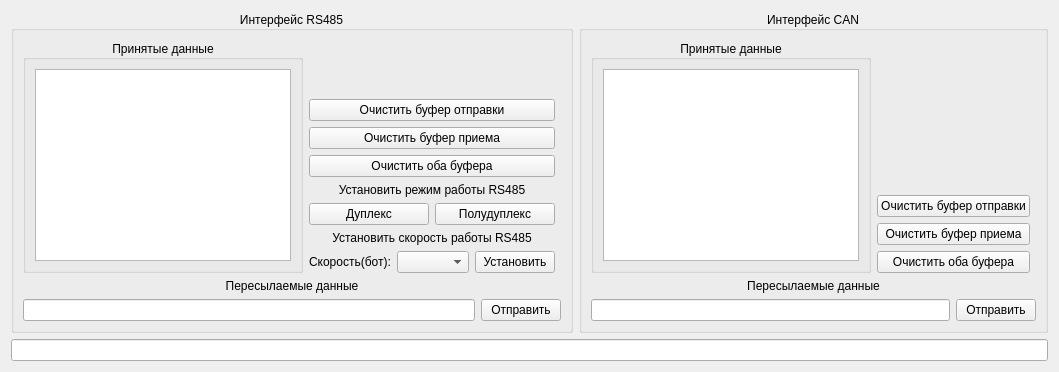
      <widget class="QWidget" name="tab_6">
       <attribute name="title">
        <string>Технологический</string>
       </attribute>
       <layout class="QGridLayout" name="gridLayout_31">
        <item row="0" column="0">
         <widget class="QGroupBox" name="groupBox_20">
          <property name="title">
           <string>Интерфейс RS485</string>
          </property>
          <property name="alignment">
           <set>Qt::AlignCenter</set>
          </property>
          <layout class="QGridLayout" name="gridLayout_32">
           <item row="4" column="0" colspan="3">
            <layout class="QGridLayout" name="gridLayout_23">
             <item row="1" column="0">
              <widget class="QLineEdit" name="str_tech"/>
             </item>
             <item row="1" column="1">
              <widget class="QPushButton" name="pushButton_send_tech">
               <property name="text">
                <string>Отправить</string>
               </property>
              </widget>
             </item>
             <item row="0" column="0" colspan="2">
              <widget class="QLabel" name="label_121">
               <property name="text">
                <string>Пересылаемые данные</string>
               </property>
               <property name="alignment">
                <set>Qt::AlignCenter</set>
               </property>
              </widget>
             </item>
            </layout>
           </item>
           <item row="0" column="0" rowspan="4">
            <widget class="QGroupBox" name="groupBox_19">
             <property name="title">
              <string>Принятые данные</string>
             </property>
             <property name="alignment">
              <set>Qt::AlignCenter</set>
             </property>
             <layout class="QGridLayout" name="gridLayout_34">
              <item row="0" column="0">
               <widget class="QTextEdit" name="tech_buf"/>
              </item>
             </layout>
            </widget>
           </item>
           <item row="0" column="1">
            <spacer name="verticalSpacer_10">
             <property name="orientation">
              <enum>Qt::Vertical</enum>
             </property>
             <property name="sizeHint" stdset="0">
              <size>
               <width>20</width>
               <height>40</height>
              </size>
             </property>
            </spacer>
           </item>
           <item row="2" column="1">
            <layout class="QGridLayout" name="gridLayout_18">
             <item row="0" column="0" colspan="2">
              <widget class="QLabel" name="label_120">
               <property name="text">
                <string>Установить режим работы RS485</string>
               </property>
               <property name="alignment">
                <set>Qt::AlignCenter</set>
               </property>
              </widget>
             </item>
             <item row="1" column="0">
              <widget class="QPushButton" name="pushButton_tech_fd">
               <property name="text">
                <string>Дуплекс</string>
               </property>
              </widget>
             </item>
             <item row="1" column="1">
              <widget class="QPushButton" name="pushButton_tech_hd">
               <property name="text">
                <string>Полудуплекс</string>
               </property>
              </widget>
             </item>
            </layout>
           </item>
           <item row="1" column="1">
            <layout class="QGridLayout" name="gridLayout_24">
             <item row="1" column="0">
              <widget class="QPushButton" name="tech_clear_in_3">
               <property name="text">
                <string>Очистить буфер приема</string>
               </property>
              </widget>
             </item>
             <item row="0" column="0">
              <widget class="QPushButton" name="tech_clear_out_3">
               <property name="text">
                <string>Очистить буфер отправки</string>
               </property>
              </widget>
             </item>
             <item row="2" column="0">
              <widget class="QPushButton" name="tech_clear_buf_3">
               <property name="text">
                <string>Очистить оба буфера</string>
               </property>
              </widget>
             </item>
            </layout>
           </item>
           <item row="3" column="1">
            <layout class="QGridLayout" name="gridLayout_17">
             <item row="0" column="0" colspan="3">
              <widget class="QLabel" name="label_119">
               <property name="text">
                <string>Установить скорость работы RS485</string>
               </property>
               <property name="alignment">
                <set>Qt::AlignCenter</set>
               </property>
              </widget>
             </item>
             <item row="1" column="0">
              <widget class="QLabel" name="baudRateLabel_3">
               <property name="text">
                <string>Скорость(бот):</string>
               </property>
              </widget>
             </item>
             <item row="1" column="1">
              <widget class="QComboBox" name="baudRateBox_tech"/>
             </item>
             <item row="1" column="2">
              <widget class="QPushButton" name="tech_set_speed">
               <property name="text">
                <string>Установить</string>
               </property>
              </widget>
             </item>
            </layout>
           </item>
          </layout>
         </widget>
        </item>
        <item row="0" column="1">
         <widget class="QGroupBox" name="groupBox_21">
          <property name="title">
           <string>Интерфейс CAN</string>
          </property>
          <property name="alignment">
           <set>Qt::AlignCenter</set>
          </property>
          <layout class="QGridLayout" name="gridLayout_33">
           <item row="0" column="0" rowspan="2">
            <widget class="QGroupBox" name="groupBox_22">
             <property name="title">
              <string>Принятые данные</string>
             </property>
             <property name="alignment">
              <set>Qt::AlignCenter</set>
             </property>
             <layout class="QGridLayout" name="gridLayout_35">
              <item row="0" column="0">
               <widget class="QTextEdit" name="tech_buf_2"/>
              </item>
             </layout>
            </widget>
           </item>
           <item row="0" column="1">
            <spacer name="verticalSpacer_7">
             <property name="orientation">
              <enum>Qt::Vertical</enum>
             </property>
             <property name="sizeHint" stdset="0">
              <size>
               <width>20</width>
               <height>40</height>
              </size>
             </property>
            </spacer>
           </item>
           <item row="3" column="0" colspan="3">
            <layout class="QGridLayout" name="gridLayout_27">
             <item row="1" column="0">
              <widget class="QLineEdit" name="str_tech_2"/>
             </item>
             <item row="1" column="1">
              <widget class="QPushButton" name="pushButton_send_tech_2">
               <property name="text">
                <string>Отправить</string>
               </property>
              </widget>
             </item>
             <item row="0" column="0" colspan="2">
              <widget class="QLabel" name="label_125">
               <property name="text">
                <string>Пересылаемые данные</string>
               </property>
               <property name="alignment">
                <set>Qt::AlignCenter</set>
               </property>
              </widget>
             </item>
            </layout>
           </item>
           <item row="1" column="1">
            <layout class="QGridLayout" name="gridLayout_28">
             <item row="4" column="0">
              <widget class="QPushButton" name="tech_clear_buf_4">
               <property name="text">
                <string>Очистить оба буфера</string>
               </property>
              </widget>
             </item>
             <item row="3" column="0">
              <widget class="QPushButton" name="tech_clear_in_4">
               <property name="text">
                <string>Очистить буфер приема</string>
               </property>
              </widget>
             </item>
             <item row="2" column="0">
              <widget class="QPushButton" name="tech_clear_out_4">
               <property name="text">
                <string>Очистить буфер отправки</string>
               </property>
              </widget>
             </item>
            </layout>
           </item>
          </layout>
         </widget>
        </item>
        <item row="1" column="0" colspan="2">
         <widget class="QLineEdit" name="tech_error">
          <property name="placeholderText">
           <string/>
          </property>
         </widget>
        </item>
       </layout>
      </widget>
